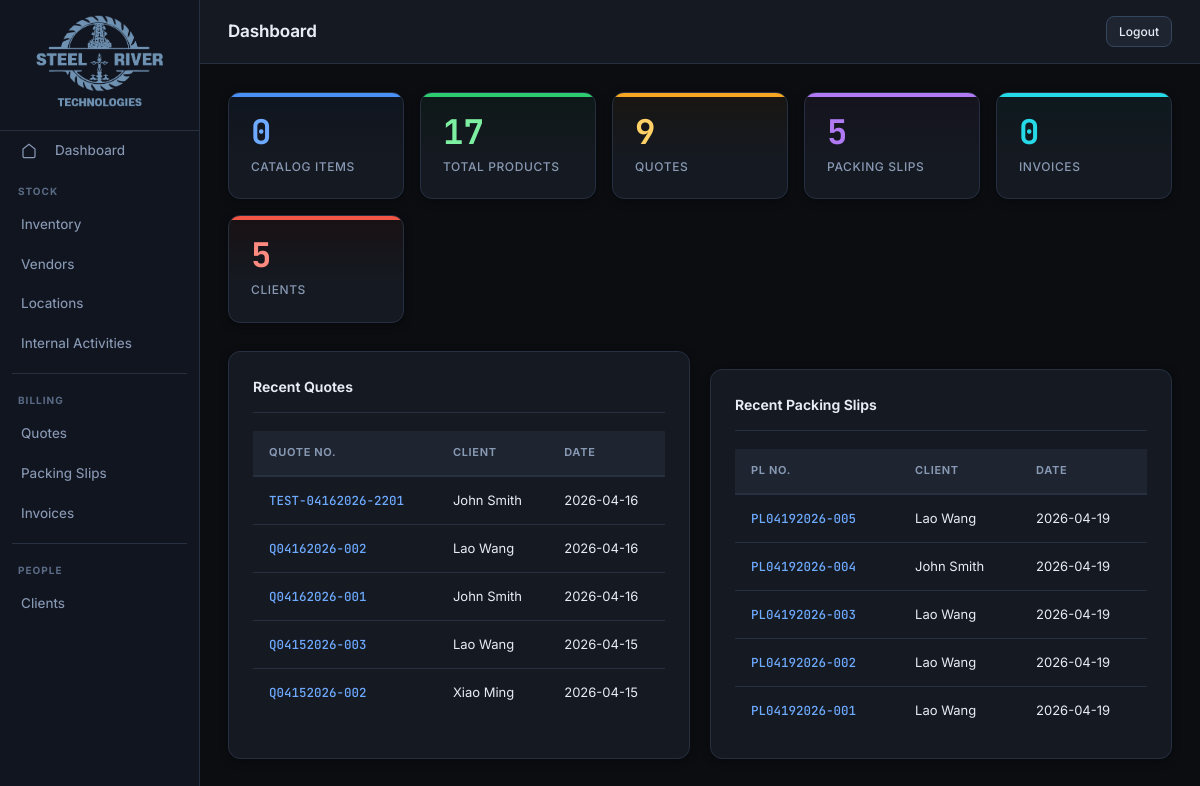
Page / (signed in) on the earlier database version.
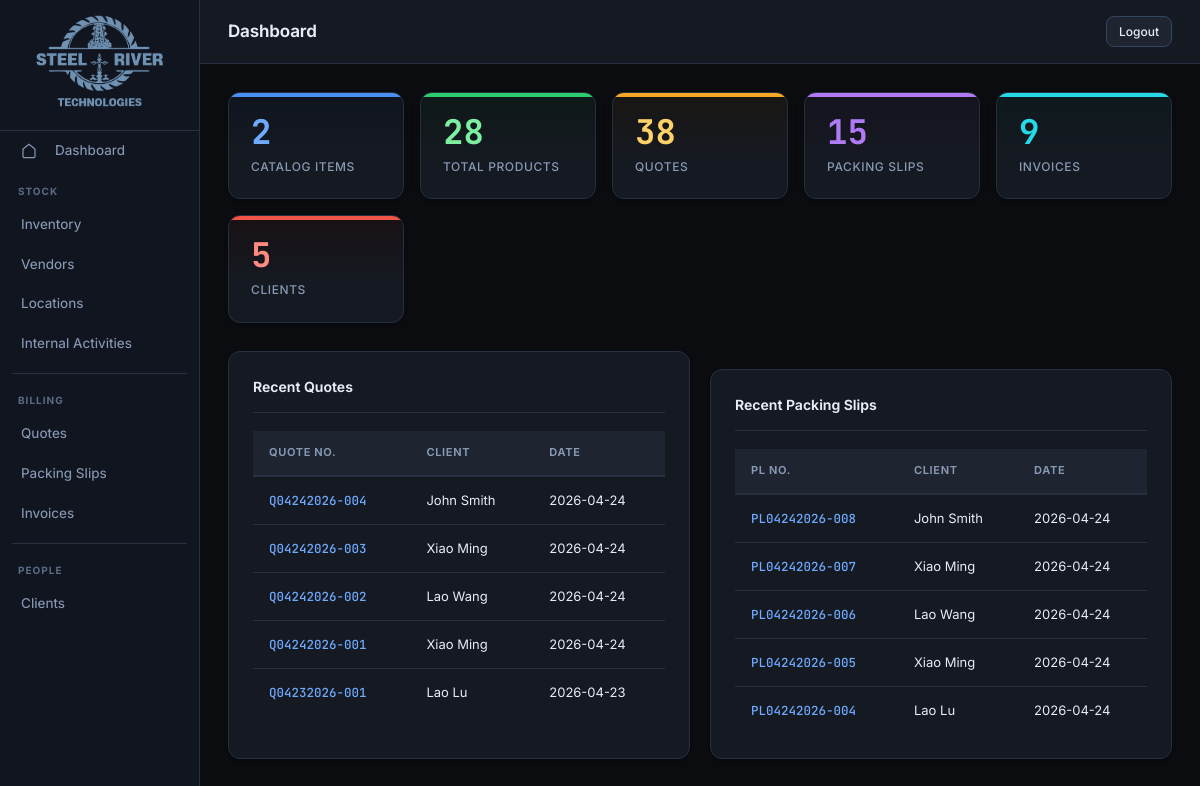
Same page on the later database version.
### tables this page shows
CREATE TABLE "Quote" (
    quote_number TEXT PRIMARY KEY,
    quote_type TEXT,
    quote_date TEXT NOT NULL,
    quote_expiration_date TEXT,
    payment_term TEXT,
    ship_to TEXT,
    ship_from TEXT,
    sales_tax_rate REAL DEFAULT 0,
    rental_days INTEGER,
    discount REAL DEFAULT 0,
    shipping_cost REAL DEFAULT 0,
    client_id TEXT,
    created_by TEXT,
    created_at TEXT,
    modified_by TEXT,
    modified_at TEXT
, contact_person TEXT, status TEXT DEFAULT DRAFT, discount_amount REAL DEFAULT 0, discount_percent REAL DEFAULT 0);

CREATE TABLE Clients (
    client_id INTEGER PRIMARY KEY AUTOINCREMENT,
    name TEXT NOT NULL,
    department TEXT,
    company TEXT,
    phone TEXT,
    email TEXT,
    site_address TEXT,
    billing_address TEXT
, created_by TEXT, created_at TEXT, modified_by TEXT, modified_at TEXT);

CREATE TABLE Packing_Slip (
    packing_slip_number  TEXT PRIMARY KEY,
    quote_number         TEXT REFERENCES Quote(quote_number),
    packing_slip_date    TEXT,
    po_number            TEXT,
    ship_via             TEXT,
    delivered_by         TEXT,
    ship_from            TEXT,
    ship_to              TEXT,
    client_id            TEXT REFERENCES Clients(client_id),
    created_by TEXT,
    created_at TEXT,
    modified_by TEXT,
    modified_at TEXT,
    tracking_number TEXT
, status TEXT DEFAULT 'DRAFT');

### main.py (the view)
@app.get("/", response_class=HTMLResponse)
def root(request: Request):
    if not request.session.get("authenticated"):
        return RedirectResponse("/login", status_code=303)
    db = get_db()
    try:
        db.execute("ALTER TABLE Invoice ADD COLUMN status TEXT DEFAULT 'OPEN'")
    except:
        pass
    try:
        db.execute("ALTER TABLE Invoice ADD COLUMN pl_attachment_path TEXT")
    except:
        pass
    try:
        db.execute("ALTER TABLE Quote ADD COLUMN status TEXT DEFAULT 'DRAFT'")
    except:
        pass
    try:
        db.execute("ALTER TABLE Packing_Slip ADD COLUMN status TEXT DEFAULT 'DRAFT'")
    except:
        pass
    stats = {
        "total_products": db.execute("SELECT COUNT(*) FROM Product").fetchone()[0],
        "available": db.execute(
            "SELECT COUNT(*) FROM Product WHERE status='In Stock'"
        ).fetchone()[0],
        "open_quotes": db.execute(
            "SELECT COUNT(*) FROM Quote WHERE status != 'CLOSED'"
        ).fetchone()[0],
        "open_pls": db.execute(
            "SELECT COUNT(*) FROM Packing_Slip WHERE status = 'DRAFT'"
        ).fetchone()[0],
        "open_invoices": db.execute(
            "SELECT COUNT(*) FROM Invoice WHERE status != 'PAID'"
        ).fetchone()[0],
        "total_clients": db.execute("SELECT COUNT(*) FROM Clients").fetchone()[0],
    }
    recent_quotes = db.execute(
        "SELECT q.quote_number, q.quote_date, c.name as customer_name FROM Quote q LEFT JOIN Clients c ON q.client_id=c.client_id ORDER BY q.created_at DESC LIMIT 5"
    ).fetchall()
    recent_pls = db.execute(
        "SELECT pl.packing_slip_number, pl.packing_slip_date, c.name as customer_name FROM Packing_Slip pl LEFT JOIN Clients c ON pl.client_id=c.client_id ORDER BY pl.created_at DESC LIMIT 5"
    ).fetchall()
    close_db()
    return templates.TemplateResponse(
        "dashboard.html",
        {
            "request": request,
            "stats": stats,
            "recent_quotes": recent_quotes,
            "recent_pls": recent_pls,
        },
    )

### app/templates/dashboard.html (shortened to what this page needs)
{% extends "base.html" %}
{% block page_title %}Dashboard{% endblock %}
{% block content %}
<div class="stats-grid">
  <a href="/inventory" class="stat-card">
    <div class="stat-card-num">{{ stats.available }}</div>
    <div class="stat-card-label">Catalog Items</div>
  </a>
  <a href="/inventory" class="stat-card">
    <div class="stat-card-num">{{ stats.total_products }}</div>
    <div class="stat-card-label">Total Products</div>
  </a>
  <a href="/quotes" class="stat-card">
    <div class="stat-card-num">{{ stats.open_quotes }}</div>
    <div class="stat-card-label">Quotes</div>
  </a>
  <a href="/packing-slips" class="stat-card">
    <div class="stat-card-num">{{ stats.open_pls }}</div>
    <div class="stat-card-label">Packing Slips</div>
  </a>
  <a href="/invoices" class="stat-card">
    <div class="stat-card-num">{{ stats.open_invoices }}</div>
    <div class="stat-card-label">Invoices</div>
  </a>
  <a href="/clients" class="stat-card">
    <div class="stat-card-num">{{ stats.total_clients }}</div>
    <div class="stat-card-label">Clients</div>
  </a>
</div>
<div style="display:grid;grid-template-columns:1fr 1fr;gap:20px;">
  <div class="card">
    <div class="card-title">Recent Quotes</div>
    {% if recent_quotes %}
    <table>
      <thead><tr><th>Quote No.</th><th>Client</th><th>Date</th></tr></thead>
      <tbody>
      {% for q in recent_quotes %}
      <tr>
        <td><a href="/quotes/{{ q.quote_number }}" class="doc-num">{{ q.quote_number }}</a></td>
        <td>{{ q.customer_name or "—" }}</td>
        <td>{{ q.quote_date }}</td>
      </tr>
      {% endfor %}
      </tbody>
    </table>
    {% else %}
    <div class="empty-state" style="padding: 32px 16px;">
      <div style="font-size: 28px; margin-bottom: 8px; opacity: 0.3;">📄</div>
      No quotes yet
      <a href="/quotes/new">Create your first quote →</a>
    </div>
    {% endif %}
  </div>
  <div class="card">
    <div class="card-title">Recent Packing Slips</div>
    {% if recent_pls %}
    <table>
      <thead><tr><th>PL No.</th><th>Client</th><th>Date</th></tr></thead>
      <tbody>
      {% for pl in recent_pls %}
      <tr>
        <td><a href="/packing-slips/{{ pl.packing_slip_number }}" class="doc-num">{{ pl.packing_slip_number }}</a></td>
        <td>{{ pl.customer_name or "—" }}</td>
        <td>{{ pl.packing_slip_date }}</td>
      </tr>
      {% endfor %}
      </tbody>
    </table>
    {% else %}
    <div class="empty-state" style="padding: 32px 16px;">
      <div style="font-size: 28px; margin-bottom: 8px; opacity: 0.3;">📦</div>
      No packing slips yet
      <a href="/packing-slips/new">Create your first packing slip →</a>
    </div>
    {% endif %}
  </div>
</div>
{% endblock %}

Differences in the rows shown:
no longer on this page (row unchanged): Quote: quote_number "TEST-04162026-2201", name "John Smith", quote_date "2026-04-16"
no longer on this page (row unchanged): Quote: quote_number "Q04162026-002", name "Lao Wang", quote_date "2026-04-16"
no longer on this page (row unchanged): Quote: quote_number "Q04162026-001", name "John Smith", quote_date "2026-04-16"
no longer on this page (row unchanged): Quote: quote_number "Q04152026-003", name "Lao Wang", quote_date "2026-04-15"
no longer on this page (row unchanged): Quote: quote_number "Q04152026-002", name "Xiao Ming", quote_date "2026-04-15"
no longer on this page (row unchanged): Packing_Slip: packing_slip_number "PL04192026-005", name "Lao Wang", packing_slip_date "2026-04-19"
no longer on this page (row edited): Packing_Slip: packing_slip_number "PL04192026-004", name "John Smith", packing_slip_date "2026-04-19"
no longer on this page (row unchanged): Packing_Slip: packing_slip_number "PL04192026-003", name "Lao Wang", packing_slip_date "2026-04-19"
no longer on this page (row unchanged): Packing_Slip: packing_slip_number "PL04192026-002", name "Lao Wang", packing_slip_date "2026-04-19"
no longer on this page (row unchanged): Packing_Slip: packing_slip_number "PL04192026-001", name "Lao Wang", packing_slip_date "2026-04-19"
added Quote: quote_number "Q04242026-004", name "John Smith", quote_date "2026-04-24"
added Quote: quote_number "Q04242026-003", name "Xiao Ming", quote_date "2026-04-24"
added Quote: quote_number "Q04242026-002", name "Lao Wang", quote_date "2026-04-24"
added Quote: quote_number "Q04242026-001", name "Xiao Ming", quote_date "2026-04-24"
added Quote: quote_number "Q04232026-001", name "Lao Lu", quote_date "2026-04-23"
added Packing_Slip: packing_slip_number "PL04242026-008", name "John Smith", packing_slip_date "2026-04-24"
added Packing_Slip: packing_slip_number "PL04242026-007", name "Xiao Ming", packing_slip_date "2026-04-24"
added Packing_Slip: packing_slip_number "PL04242026-006", name "Lao Wang", packing_slip_date "2026-04-24"
added Packing_Slip: packing_slip_number "PL04242026-005", name "Xiao Ming", packing_slip_date "2026-04-24"
added Packing_Slip: packing_slip_number "PL04242026-004", name "Lao Lu", packing_slip_date "2026-04-24"
Other differences:
{{ stats.available }}: "0" → "2"
{{ stats.total_products }}: "17" → "28"
{{ stats.open_quotes }}: "9" → "38"
{{ stats.open_pls }}: "5" → "15"
{{ stats.open_invoices }}: "0" → "9"
